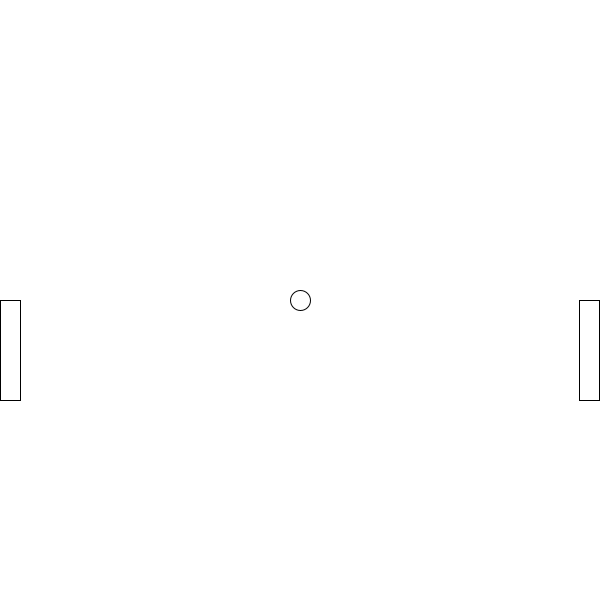
Frame 1 (no input)
Frame 60 (the mouse pressed at the canvas centre just before this capture): identical to frame 1, image omitted
Frame 120 (the mouse held since frame 60 and released just before this capture): identical to frame 1, image omitted

The Processing sketch that drew this single still picture (run headless with seeded random() and noise(); from frame 60 on, the mouse is pressed at the canvas centre):

// Processing sketch: PONG
// ── PONG.pde
Paddle paddleR;
Paddle2 paddleL;
Ball ball;
void setup(){
  size(600,600);
  paddleR = new Paddle(0,height/2);
  paddleL = new Paddle2(width-21,300);
  ball = new Ball();
}

void draw(){
  background(255);
  paddleL.show();
  paddleR.show();
  ball.show();
  ball.walls();
  ball.intersectR(paddleR);
  ball.intersectL(paddleL);
}

// ── Ball.pde
class Ball{
  float bx;
  float by;
  float dia;
  float xdir;
  float ydir;
  Ball(){
    bx = width/2;
    by = height/2;
    dia = 20;
  }
  void show(){
    bx = bx + xdir;
    by = by + ydir;
    ellipseMode(CENTER);
    ellipse(bx,by,dia,dia);
    
    if(keyPressed){
      if(keyCode == SHIFT){
        xdir = random(-5,5);
        ydir = random(-5,5);
      }
    }
  }
  
  void walls(){
    if(by < 0 || by > height){
      ydir = ydir *-1;
    }else if(bx > height || bx < 0){
      ydir = 0;
      xdir = 0;
      bx = width/2;
      by = height/2;
    }
  }
  void intersectR(Paddle paddleR){
    if(bx > paddleR.x && bx < paddleL.x + paddleL.w && by > paddleR.y && by < paddleR.y + paddleR.h){
      xdir = xdir * -1;
      //ydir = ydir * -1;
    }
  }
    void intersectL(Paddle2 paddleL){
    if(bx < paddleL.x && bx > paddleL.x + 20 && by > paddleL.y && by < paddleL.y + paddleL.h){
      xdir = xdir * -1;
      //ydir = ydir * -1;
    }
    }
}

// ── Paddle.pde
class Paddle{
  float x;
  float y;
  float w;
  float h;
  Paddle(float xpos, float ypos){
    x = xpos;
    y = ypos;
    h = 100;
    w = 20;
  }
  
  void show(){
    rect(x,y,w,h);
    
    if(keyPressed){
      if(keyCode == RIGHT){
        y+=2;
      } if(keyCode == LEFT){
        y-=2;
      }
    }
  }
}

// ── Paddle2.pde
class Paddle2{
  float x;
  float y;
  float w;
  float h;
  Paddle2(float xpos, float ypos){
    x = xpos;
    y = ypos;
    h = 100;
    w = 20;
  }
  
  void show(){
    rect(x,y,w,h);
    
    if(keyPressed){
      if(keyCode == DOWN){
        y+=2;
      }else if(keyCode == UP){
        y-=2;
      }
    }
  }
}
